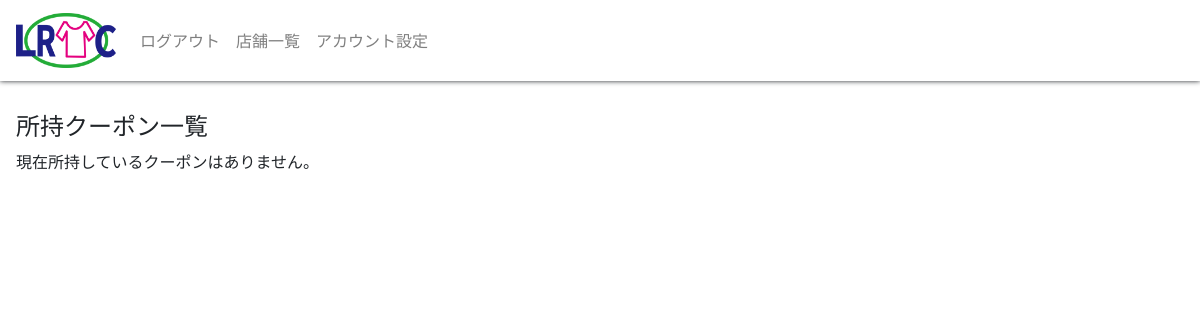
The page / (signed in) on the database as committed earlier.
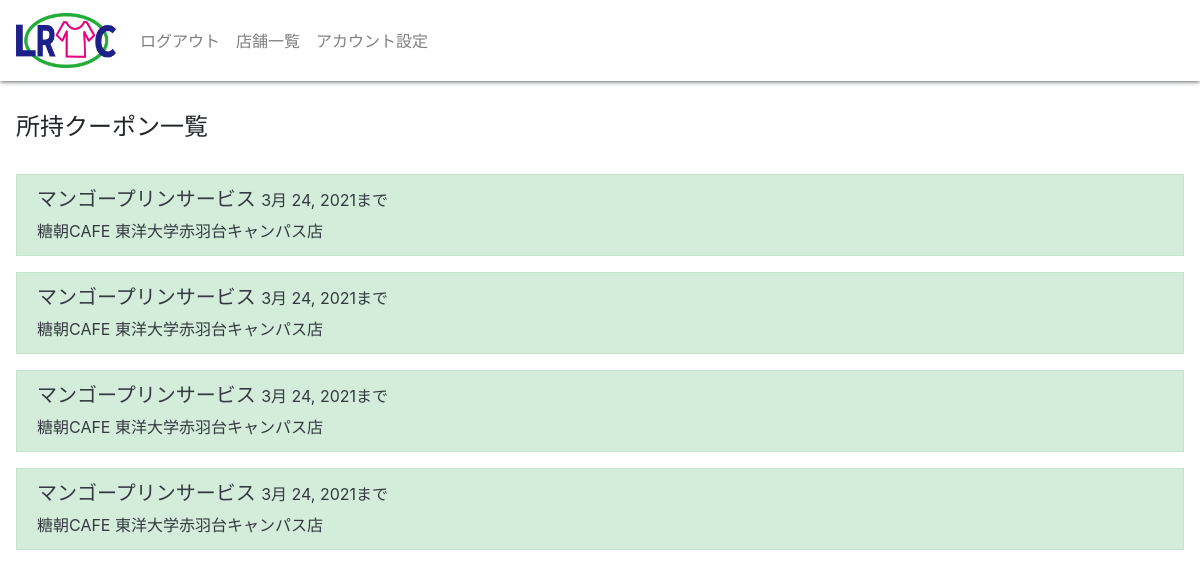
The same page on the database as committed later.
### coupon/models.py (models this page shows)
class Coupon(models.Model):
    coupon_name = models.CharField(max_length=128)
    coupon_content = models.TextField(default="")
    date = models.DateTimeField(default=timezone.now)
    term = models.IntegerField(null=True)
    limit = models.DateField(null=True)
    user = models.ForeignKey(settings.AUTH_USER_MODEL, on_delete=models.CASCADE, default="")
    shop = models.ForeignKey(Shop, on_delete=models.CASCADE)

class Shop(models.Model):
    shop_name = models.CharField(max_length=128)
    coupon_name = models.CharField(max_length=128)
    coupon_content = models.TextField(default="")
    term = models.IntegerField(null=True)

### coupon/views.py (the view)
# urls.py: 2. Add a URL to urlpatterns:  path('', views.home, name='home')
def home(request):
    coupons = Coupon.objects.filter(user=request.user.id)
    today = timezone.now().date()
    for c in coupons: # delete expired coupons
        if c.limit < today:
            c.delete()
    coupons = Coupon.objects.filter(user=request.user.id)
    context = {
        'coupons' : coupons
    }
    return render(request, 'coupon/home.html', context)

### coupon/templates/coupon/home.html (shortened to what this page needs)
<!DOCTYPE html>
<html lang="ja">
<head>
  <link rel="stylesheet" href="https://stackpath.bootstrapcdn.com/bootstrap/4.3.1/css/bootstrap.min.css">
</head>
<body>
  {% if user.is_authenticated %}
    <nav class="navbar navbar-expand-md navbar-light" style="box-shadow:0px 0px 5px;">
      <a class="navbar-brand" href="{% url 'home' %}"><img src="/static/images/logo.png" width="100" height="55"></a>
      <div class="collapse navbar-collapse" id="bs-navi">
        <ul class="navbar-nav">
          <li class="nav-item"><a class="nav-link" href="{% url 'logout' %}">ログアウト</a></li>
          <li class="nav-item"><a class="nav-link" href="#">店舗一覧</a></li>
          <li class="nav-item"><a class="nav-link" href="{% url 'account' %}">アカウント設定</a></li>
        </ul>
      </div>
    </nav>
  <div class="p-3">
    <h4 class="pt-3">所持クーポン一覧</h4>
    {% if coupons %}
    <br>
    {% for coupon in coupons %}
    <a href="{% url 'detail' coupon.id %}" class="text-decoration-none">
    <div class="card rounded-0 text-dark alert alert-success">
        <h5>{{coupon.coupon_name}} <small>{{coupon.limit}}まで </small></h5>
        {{coupon.shop.shop_name}}
      </div>
    </a>
    {% endfor %}
    {% else %}
    <p>現在所持しているクーポンはありません。</p>
    {% endif %}
    {% endif %}
  </div>
  </body>
</html>

Rows that differ between the two databases and show on the page:
added Coupon: coupon_name "マンゴープリンサービス", limit "3月 24, 2021", shop.shop_name "糖朝CAFE 東洋大学赤羽台キャンパス店"
added Coupon: coupon_name "マンゴープリンサービス", limit "3月 24, 2021", shop.shop_name "糖朝CAFE 東洋大学赤羽台キャンパス店"
added Coupon: coupon_name "マンゴープリンサービス", limit "3月 24, 2021", shop.shop_name "糖朝CAFE 東洋大学赤羽台キャンパス店"
added Coupon: coupon_name "マンゴープリンサービス", limit "3月 24, 2021", shop.shop_name "糖朝CAFE 東洋大学赤羽台キャンパス店"
Other text that changed with them:
text no longer shown: "現在所持しているクーポンはありません。"
